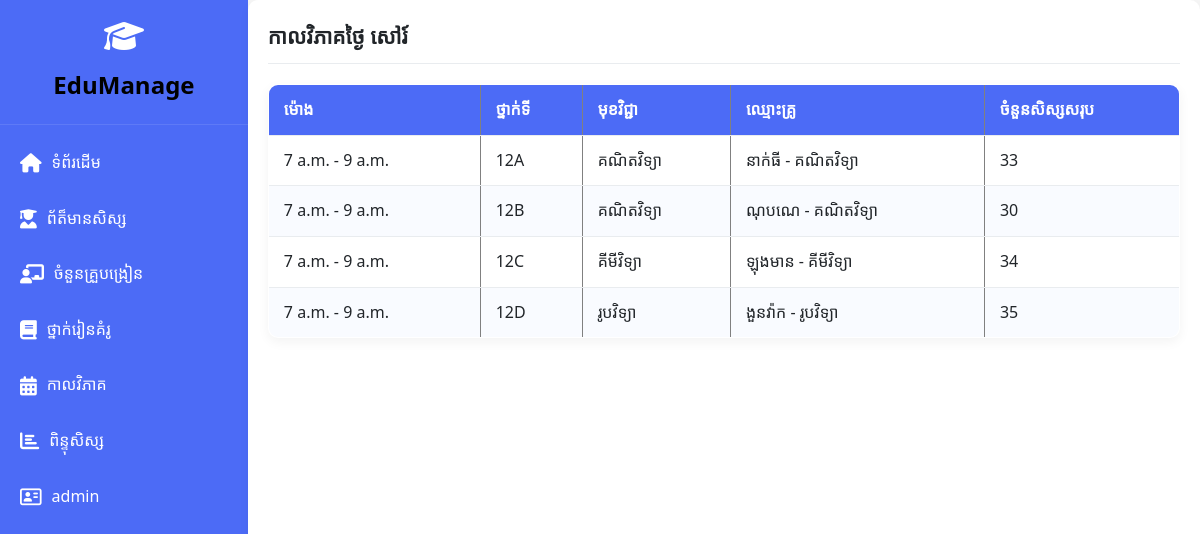
Page /schedule/ on the committed database.
### myapp/models.py (models this page shows, shortened)
class Schedule(models.Model):
    classroom = models.ForeignKey('ClassRoom', on_delete=models.CASCADE, null=True, blank=True, default=None)
    subject = models.ForeignKey('Subject', on_delete=models.CASCADE, null=True, blank=True, default=None)
    teacher = models.ForeignKey('Teacher', on_delete=models.CASCADE, null=True, blank=True, default=None)
    day = models.CharField(max_length=10, choices=[
        ('Mon', 'Monday'),
        ('Tue', 'Tuesday'),
        ('Wed', 'Wednesday'),
        ('Thu', 'Thursday'),
        ('Fri', 'Friday'),
        ('Sat', 'Saturday'),
        ('Sun', 'Sunday'),
    ], default='Mon')
    start_time = models.TimeField(null=True, blank=True, default=None)
    end_time = models.TimeField(null=True, blank=True, default=None)
    student_count = models.IntegerField(default=0)

class ClassRoom(models.Model):
    name = models.CharField(max_length=50)
    def __str__(self):
        return self.name

class Subject(models.Model):
    name = models.CharField(max_length=100)
    def __str__(self):
        return self.name

class Teacher(models.Model):
    SUBJECTS = [
        ('គណិតវិទ្យា', 'គណិតវិទ្យា'),
        ('ភាសាខ្មែរ' , 'ភាសាខ្មែរ'),
        ('រូបវិទ្យា', 'រូបវិទ្យា'),
        ('គីមីវិទ្យា', 'គីមីវិទ្យា'),
        ('python', 'Python'),
    ]
    name = models.CharField(max_length=100)
    subject = models.CharField(max_length=100, choices=SUBJECTS)
    classes = models.CharField(max_length=200, default="មិនកំណត់")
    def __str__(self):
        return f"{self.name} - {self.subject}"

### myapp/views.py (the view)
# urls.py: path("schedule/",views.schedule,name='schedule'),
def schedule(request):
    DAY_MAP = {
        'Monday': ('Mon', 'ច័ន្ទ'),
        'Tuesday': ('Tue', 'អង្គារ'),
        'Wednesday': ('Wed', 'ពុធ'),
        'Thursday': ('Thu', 'ព្រហស្បតិ៍'),
        'Friday': ('Fri', 'សុក្រ'),
        'Saturday': ('Sat', 'សៅរ៍'),
        'Sunday': ('Sun', 'អាទិត្យ')
    }
    today_eng = timezone.now().strftime('%A')
    today_code, today_kh = DAY_MAP.get(today_eng, ('Mon', today_eng))
    schedules = Schedule.objects.filter(day=today_code)
    context = {
        'today': today_kh,
        'schedules': schedules,
    }
    return render(request, 'myapp/schedule.html', context)

### myapp/templates/myapp/Schedule.html (shortened to what this page needs)
{% extends 'base.html' %}
{% load static %}
{% block content %}
<div class="content-section">
    <div class="section-header">
        <h2>កាលវិភាគថ្ងៃ {{ today }}</h2>
    </div>
    <table border="1" style="width:100%; border-collapse: collapse; margin-top:20px;">
        <thead>
            <tr>
                <th>ម៉ោង</th>
                <th>ថ្នាក់ទី</th>
                <th>មុខវិជ្ជា</th>
                <th>ឈ្មោះគ្រូ</th>
                <th>ចំនួនសិស្សសរុប</th>
            </tr>
        </thead>
        <tbody>
            {% for s in schedules %}
            <tr>
                <td>{{ s.start_time }} - {{ s.end_time }}</td>
                <td>{{ s.classroom }}</td>
                <td>{{ s.subject }}</td>
                <td>{{ s.teacher }}</td>
                <td>{{ s.student_count }}</td>
            </tr>
            {% empty %}
            <tr>
                <td colspan="5" style="text-align:center;">គ្មានកាលវិភាគ</td>
            </tr>
            {% endfor %}
        </tbody>
    </table>
</div>
{% endblock %}

### myapp/static/Css/style.css (style rules this page uses)
:root { --primary: #4c6bf6; --secondary: #3f37c9; --success: #4cc9f0; --info: #4895ef; --warning: #f72585; --danger: #e63946; --light: #f8f9fa; --dark: #212529; --gray: #6c757d; --light-gray: #e9ecef; }
* { margin: 0; padding: 0; box-sizing: border-box; font-family: 'Segoe UI', Tahoma, Geneva, Verdana, sans-serif; }
body { background-color: #f5f7fb; color: var(--dark); line-height: 1.6; }
.content-section { background: white; border-radius: 10px; padding: 20px; box-shadow: 0 4px 10px rgba(0, 0, 0, 0.05); margin-bottom: 30px; }
.section-header { display: flex; justify-content: space-between; align-items: center; margin-bottom: 20px; padding-bottom: 10px; border-bottom: 1px solid var(--light-gray); }
.section-header h2 { font-size: 1.3rem; color: var(--dark); }
table { width: 100%; border-collapse: separate; border-spacing: 0; border-radius: 10px; overflow: hidden; box-shadow: 0 4px 12px rgba(0,0,0,0.05); }
table th, table td { padding: 12px 15px; text-align: left; border-bottom: 1px solid var(--light-gray); }
table th { background: var(--primary); color: white; font-weight: 600; }
table td { background: white; }
table tr:nth-child(even) td { background: #f9fbff; }
table tr { transition: background 0.3s ease, transform 0.2s ease; }
.content-section { margin: 0 auto; width: 80%; }
h2 { color: black; }

### rows in the picture
Schedule: start_time "7 a.m.", end_time "9 a.m.", classroom "12A", subject "គណិតវិទ្យា", teacher "នាក់ធី - គណិតវិទ្យា", student_count "33"
Schedule: start_time "7 a.m.", end_time "9 a.m.", classroom "12B", subject "គណិតវិទ្យា", teacher "ណុបណេ - គណិតវិទ្យា", student_count "30"
Schedule: start_time "7 a.m.", end_time "9 a.m.", classroom "12C", subject "គីមីវិទ្យា", teacher "ឡុងមាន - គីមីវិទ្យា", student_count "34"
Schedule: start_time "7 a.m.", end_time "9 a.m.", classroom "12D", subject "រូបវិទ្យា", teacher "ងួនវ៉ាក - រូបវិទ្យា", student_count "35"

### other values in the picture
{{ today }} "សៅរ៍"
